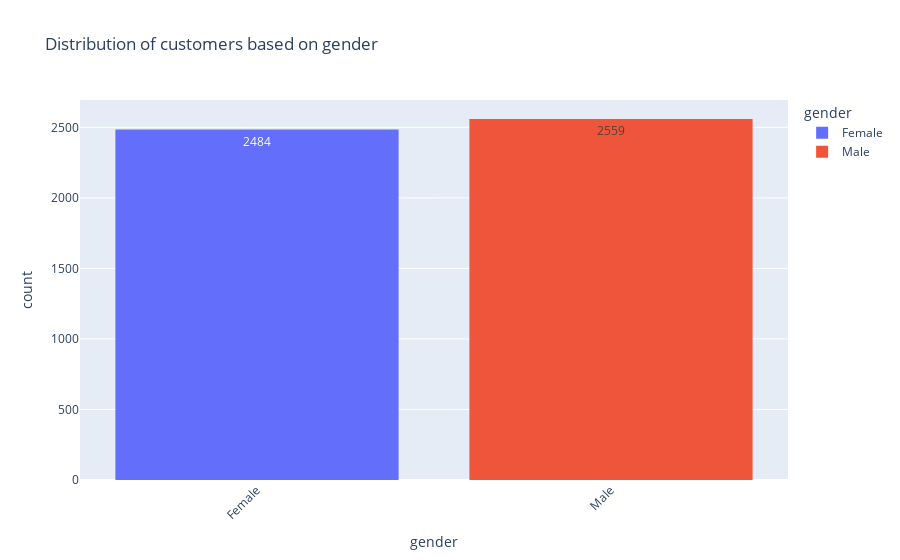
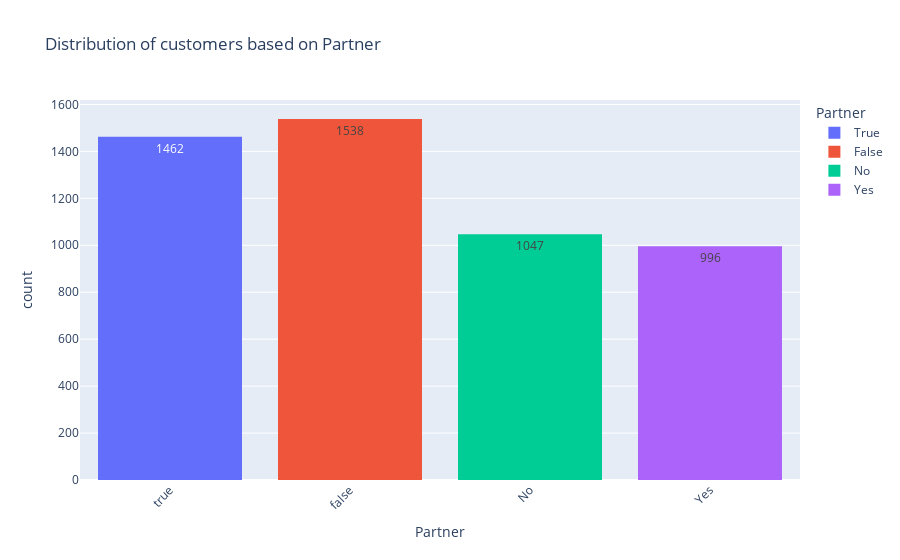
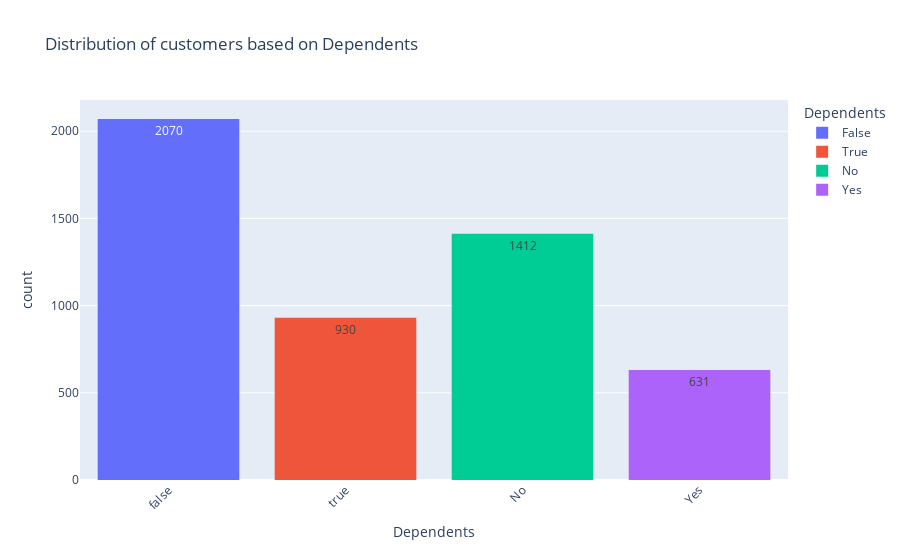
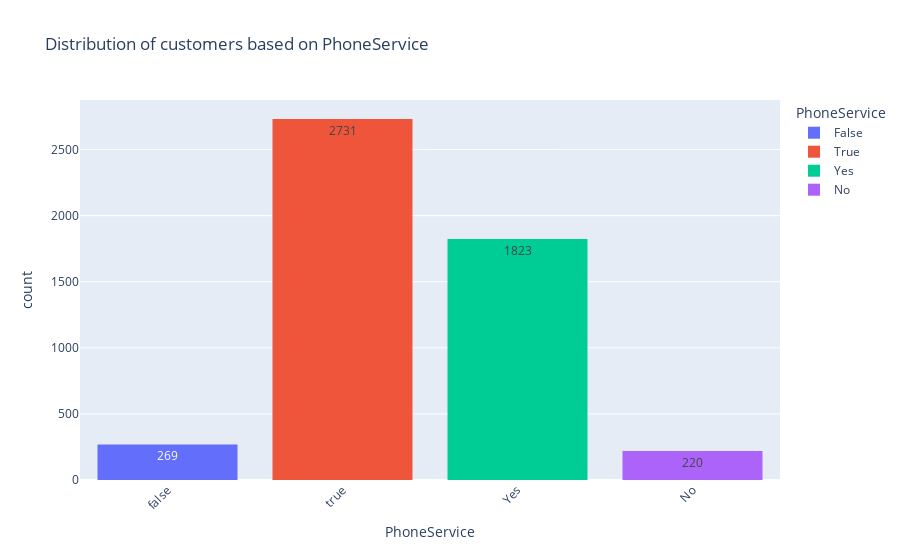

Notebook source saved alongside these figures, in order:
### Code cell
# Visualize the distribution of categorical columns
categoricals = [column for column in com_df.columns if com_df[column].dtype == "O"]
for column in categoricals:
        if column not in ['customerID']:
                fig = px.histogram(com_df, x=com_df[column], text_auto=True,color=column,
                               title=f"Distribution of customers based on {column}")
               
                fig.update_layout(uniformtext_minsize=8, uniformtext_mode='hide', xaxis_tickangle=-45)
                fig.show()

### Figure 1 — Plotly figure (JSON) as saved in the notebook; plotly's stock layout.template omitted (floating-point values rounded to 4 significant figures; data arrays with more than 128 entries replaced by an {"elided": "..."} marker saying what was removed)
{"data": [{"alignmentgroup": "True", "bingroup": "x", "hovertemplate": "gender=%{x}<br>count=%{y}<extra></extra>", "legendgroup": "Female", "marker": {"color": "#636efa", "pattern": {"shape": ""}}, "name": "Female", "offsetgroup": "Female", "orientation": "v", "showlegend": true, "texttemplate": "%{value}", "type": "histogram", "x": {"elided": "2484 str values"}, "xaxis": "x", "yaxis": "y"}, {"alignmentgroup": "True", "bingroup": "x", "hovertemplate": "gender=%{x}<br>count=%{y}<extra></extra>", "legendgroup": "Male", "marker": {"color": "#EF553B", "pattern": {"shape": ""}}, "name": "Male", "offsetgroup": "Male", "orientation": "v", "showlegend": true, "texttemplate": "%{value}", "type": "histogram", "x": {"elided": "2559 str values"}, "xaxis": "x", "yaxis": "y"}], "layout": {"barmode": "relative", "legend": {"title": {"text": "gender"}, "tracegroupgap": 0}, "title": {"text": "Distribution of customers based on gender"}, "uniformtext": {"minsize": 8, "mode": "hide"}, "xaxis": {"anchor": "y", "categoryarray": ["Female", "Male"], "categoryorder": "array", "domain": [0, 1], "tickangle": -45, "title": {"text": "gender"}}, "yaxis": {"anchor": "x", "domain": [0, 1], "title": {"text": "count"}}}}

### Figure 2 — Plotly figure (JSON) as saved in the notebook; plotly's stock layout.template omitted (floating-point values rounded to 4 significant figures; data arrays with more than 128 entries replaced by an {"elided": "..."} marker saying what was removed)
{"data": [{"alignmentgroup": "True", "bingroup": "x", "hovertemplate": "Partner=%{x}<br>count=%{y}<extra></extra>", "legendgroup": "True", "marker": {"color": "#636efa", "pattern": {"shape": ""}}, "name": "True", "offsetgroup": "True", "orientation": "v", "showlegend": true, "texttemplate": "%{value}", "type": "histogram", "x": {"elided": "1462 bool values"}, "xaxis": "x", "yaxis": "y"}, {"alignmentgroup": "True", "bingroup": "x", "hovertemplate": "Partner=%{x}<br>count=%{y}<extra></extra>", "legendgroup": "False", "marker": {"color": "#EF553B", "pattern": {"shape": ""}}, "name": "False", "offsetgroup": "False", "orientation": "v", "showlegend": true, "texttemplate": "%{value}", "type": "histogram", "x": {"elided": "1538 bool values"}, "xaxis": "x", "yaxis": "y"}, {"alignmentgroup": "True", "bingroup": "x", "hovertemplate": "Partner=%{x}<br>count=%{y}<extra></extra>", "legendgroup": "No", "marker": {"color": "#00cc96", "pattern": {"shape": ""}}, "name": "No", "offsetgroup": "No", "orientation": "v", "showlegend": true, "texttemplate": "%{value}", "type": "histogram", "x": {"elided": "1047 str values"}, "xaxis": "x", "yaxis": "y"}, {"alignmentgroup": "True", "bingroup": "x", "hovertemplate": "Partner=%{x}<br>count=%{y}<extra></extra>", "legendgroup": "Yes", "marker": {"color": "#ab63fa", "pattern": {"shape": ""}}, "name": "Yes", "offsetgroup": "Yes", "orientation": "v", "showlegend": true, "texttemplate": "%{value}", "type": "histogram", "x": {"elided": "996 str values"}, "xaxis": "x", "yaxis": "y"}], "layout": {"barmode": "relative", "legend": {"title": {"text": "Partner"}, "tracegroupgap": 0}, "title": {"text": "Distribution of customers based on Partner"}, "uniformtext": {"minsize": 8, "mode": "hide"}, "xaxis": {"anchor": "y", "categoryarray": [true, false, "No", "Yes"], "categoryorder": "array", "domain": [0, 1], "tickangle": -45, "title": {"text": "Partner"}}, "yaxis": {"anchor": "x", "domain": [0, 1], "title": {"text": "count"}}}}

### Figure 3 — Plotly figure (JSON) as saved in the notebook; plotly's stock layout.template omitted (floating-point values rounded to 4 significant figures; data arrays with more than 128 entries replaced by an {"elided": "..."} marker saying what was removed)
{"data": [{"alignmentgroup": "True", "bingroup": "x", "hovertemplate": "Dependents=%{x}<br>count=%{y}<extra></extra>", "legendgroup": "False", "marker": {"color": "#636efa", "pattern": {"shape": ""}}, "name": "False", "offsetgroup": "False", "orientation": "v", "showlegend": true, "texttemplate": "%{value}", "type": "histogram", "x": {"elided": "2070 bool values"}, "xaxis": "x", "yaxis": "y"}, {"alignmentgroup": "True", "bingroup": "x", "hovertemplate": "Dependents=%{x}<br>count=%{y}<extra></extra>", "legendgroup": "True", "marker": {"color": "#EF553B", "pattern": {"shape": ""}}, "name": "True", "offsetgroup": "True", "orientation": "v", "showlegend": true, "texttemplate": "%{value}", "type": "histogram", "x": {"elided": "930 bool values"}, "xaxis": "x", "yaxis": "y"}, {"alignmentgroup": "True", "bingroup": "x", "hovertemplate": "Dependents=%{x}<br>count=%{y}<extra></extra>", "legendgroup": "No", "marker": {"color": "#00cc96", "pattern": {"shape": ""}}, "name": "No", "offsetgroup": "No", "orientation": "v", "showlegend": true, "texttemplate": "%{value}", "type": "histogram", "x": {"elided": "1412 str values"}, "xaxis": "x", "yaxis": "y"}, {"alignmentgroup": "True", "bingroup": "x", "hovertemplate": "Dependents=%{x}<br>count=%{y}<extra></extra>", "legendgroup": "Yes", "marker": {"color": "#ab63fa", "pattern": {"shape": ""}}, "name": "Yes", "offsetgroup": "Yes", "orientation": "v", "showlegend": true, "texttemplate": "%{value}", "type": "histogram", "x": {"elided": "631 str values"}, "xaxis": "x", "yaxis": "y"}], "layout": {"barmode": "relative", "legend": {"title": {"text": "Dependents"}, "tracegroupgap": 0}, "title": {"text": "Distribution of customers based on Dependents"}, "uniformtext": {"minsize": 8, "mode": "hide"}, "xaxis": {"anchor": "y", "categoryarray": [false, true, "No", "Yes"], "categoryorder": "array", "domain": [0, 1], "tickangle": -45, "title": {"text": "Dependents"}}, "yaxis": {"anchor": "x", "domain": [0, 1], "title": {"text": "count"}}}}

### Figure 4 — Plotly figure (JSON) as saved in the notebook; plotly's stock layout.template omitted (floating-point values rounded to 4 significant figures; data arrays with more than 128 entries replaced by an {"elided": "..."} marker saying what was removed)
{"data": [{"alignmentgroup": "True", "bingroup": "x", "hovertemplate": "PhoneService=%{x}<br>count=%{y}<extra></extra>", "legendgroup": "False", "marker": {"color": "#636efa", "pattern": {"shape": ""}}, "name": "False", "offsetgroup": "False", "orientation": "v", "showlegend": true, "texttemplate": "%{value}", "type": "histogram", "x": {"elided": "269 bool values"}, "xaxis": "x", "yaxis": "y"}, {"alignmentgroup": "True", "bingroup": "x", "hovertemplate": "PhoneService=%{x}<br>count=%{y}<extra></extra>", "legendgroup": "True", "marker": {"color": "#EF553B", "pattern": {"shape": ""}}, "name": "True", "offsetgroup": "True", "orientation": "v", "showlegend": true, "texttemplate": "%{value}", "type": "histogram", "x": {"elided": "2731 bool values"}, "xaxis": "x", "yaxis": "y"}, {"alignmentgroup": "True", "bingroup": "x", "hovertemplate": "PhoneService=%{x}<br>count=%{y}<extra></extra>", "legendgroup": "Yes", "marker": {"color": "#00cc96", "pattern": {"shape": ""}}, "name": "Yes", "offsetgroup": "Yes", "orientation": "v", "showlegend": true, "texttemplate": "%{value}", "type": "histogram", "x": {"elided": "1823 str values"}, "xaxis": "x", "yaxis": "y"}, {"alignmentgroup": "True", "bingroup": "x", "hovertemplate": "PhoneService=%{x}<br>count=%{y}<extra></extra>", "legendgroup": "No", "marker": {"color": "#ab63fa", "pattern": {"shape": ""}}, "name": "No", "offsetgroup": "No", "orientation": "v", "showlegend": true, "texttemplate": "%{value}", "type": "histogram", "x": {"elided": "220 str values"}, "xaxis": "x", "yaxis": "y"}], "layout": {"barmode": "relative", "legend": {"title": {"text": "PhoneService"}, "tracegroupgap": 0}, "title": {"text": "Distribution of customers based on PhoneService"}, "uniformtext": {"minsize": 8, "mode": "hide"}, "xaxis": {"anchor": "y", "categoryarray": [false, true, "Yes", "No"], "categoryorder": "array", "domain": [0, 1], "tickangle": -45, "title": {"text": "PhoneService"}}, "yaxis": {"anchor": "x", "domain": [0, 1], "title": {"text": "count"}}}}
